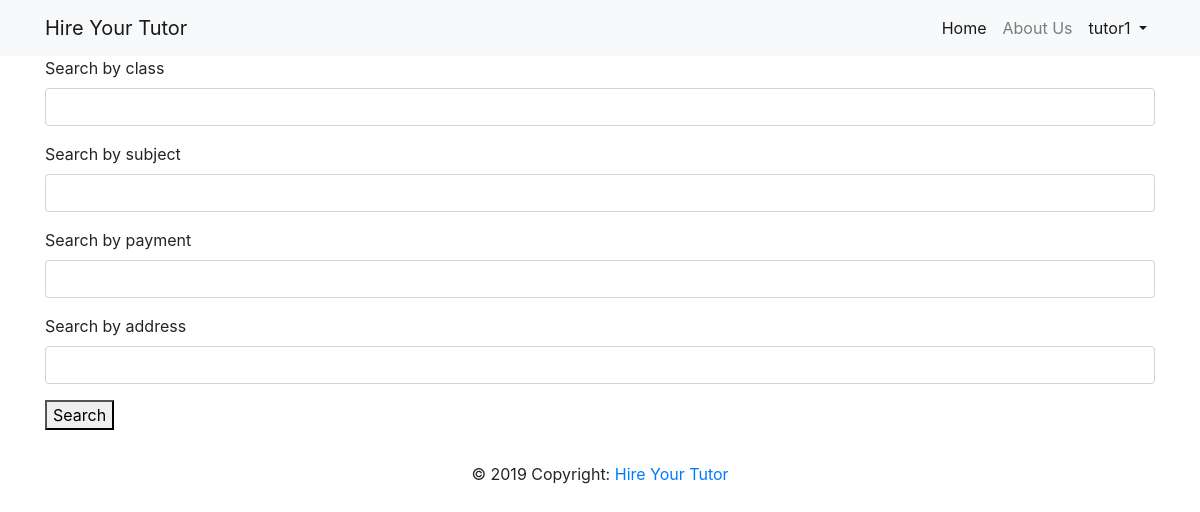
The app's page /tutor/tutorhomepage/ (signed in), older data.
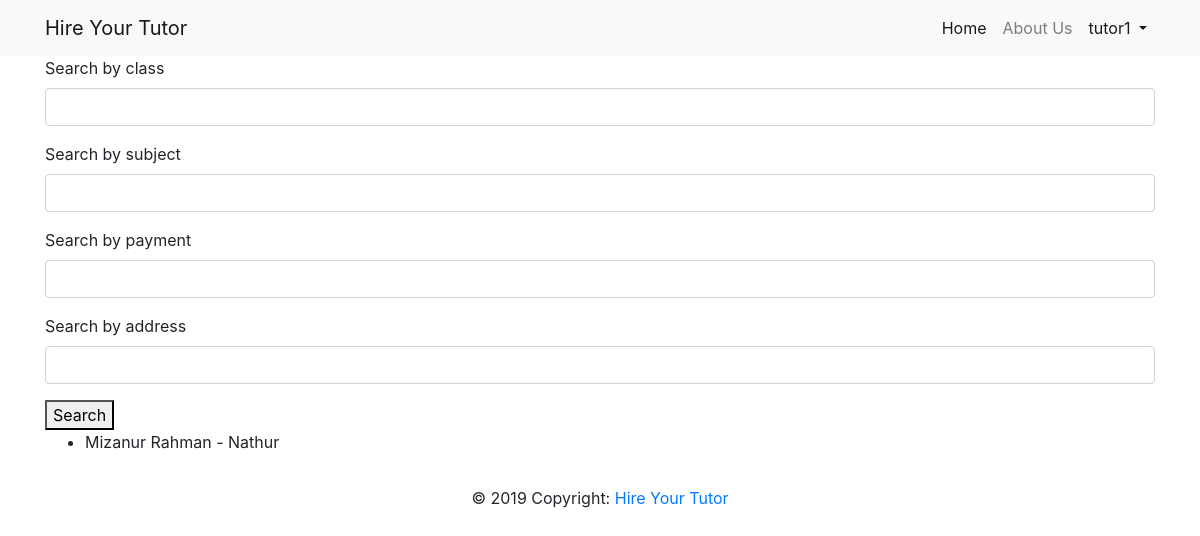
The same page, newer data.
### hireapp/models.py (models this page shows, shortened)
class User(AbstractUser):
    is_tutor = models.BooleanField(default=False)
    is_guardian = models.BooleanField(default=False)

class GuardianProfiles(models.Model):
    GENDER_CHOICES = (
        ('Male', 'Male'),
        ('Female', 'Female'),
    )
    user = models.ForeignKey(User, on_delete=models.CASCADE, default=None)
    Guardians_name = models.CharField("Guardian's Name", max_length=50)
    gender = models.CharField(max_length=6, choices=GENDER_CHOICES)
    nid_No = models.CharField(max_length=18)
    occupation = models.CharField(max_length=20)
    students_name = models.CharField("Student's Name", max_length=50)
    s_class = models.CharField("Student's Class", max_length=2)
    school = models.CharField("School/College", max_length=60)
    subject = models.CharField(max_length=100)
    payment = models.CharField(max_length=5)
    tution_hour = models.CharField("Tution hours", max_length=3)
    guardian_contact = models.CharField("Guardian's Contact Number", max_length=14)
    need_tutor_from = models.DateField()
    description = models.TextField(max_length=250)
    address = models.TextField(max_length=150)
    week_days = models.CharField("How many days in a week?", max_length=1)
    number_of_students = models.CharField("Number of students", max_length=2)

### hireapp/views/tutor.py (the view)
# urls.py: path('tutorhomepage/', tutor.TutorHomepage,
@login_required()
@tutor_required()
def TutorHomepage(request):
    filters = GuardianFilter(request.GET, queryset=GuardianProfiles.objects.all())
    return render(request, 'hireapp/tutor/search_guardian.html', {'filters': filters})

### hireapp/templates/hireapp/tutor/search_guardian.html (shortened to what this page needs)
{% extends 'base.html' %}
{% load crispy_forms_tags %}
{% load static %}
{% block content %}
  <form method="get">
    {{ filters.form|crispy }}
    <button type="submit">Search</button>
  </form>
  <ul>
  {% for guardians in filters.qs %}
    <li>{{ guardians.Guardians_name }} - {{ guardians.occupation }}</li>
  {% endfor %}
  </ul>
{% endblock content %}

### templates/base.html (shortened to what this page needs)
<!DOCTYPE html>
{% load static %}
<html lang="en">
<head>
    <link rel="stylesheet" href="{% static 'css/bootstrap.min.css' %}">
    <link rel="stylesheet" href="{% static 'css/mm.css' %}">
    <link rel="stylesheet" href="https://maxcdn.bootstrapcdn.com/bootstrap/4.0.0/css/bootstrap.min.css"
>
    <link href="https://unpkg.com/ionicons@4.5.5/dist/css/ionicons.min.css" rel="stylesheet">
    <link rel="stylesheet" href="https://use.fontawesome.com/releases/v5.6.3/css/all.css"
>
</head>
<body>
<nav class="navbar navbar-expand-lg navbar-light bg-light">
    <div class="container">
        <a class="navbar-brand" href="{% url 'home' %}"> Hire Your Tutor</a>
        <div class="collapse navbar-collapse" id="navbar1">
            <ul class="navbar-nav ml-auto">
                <li class="nav-item active">
                    <a class="nav-link" href="{% url 'home' %}">Home </a>
                </li>
                <li class="nav-item">
                    <a class="nav-link" href=""> About Us </a>
                </li>
                {% if user.is_authenticated %}
                <li class="nav-item dropdown active">
                    <a class="nav-link  dropdown-toggle" href="#" data-toggle="dropdown"> {{ user.username }} </a>
                </li>
                {% else %}
                <li class="nav-item">
                    <a class="btn ml-2 btn-warning" href="{% url 'login' %}">Login</a>
                </li>
                {% endif %}
            </ul>
        </div>
    </div>
</nav>
<div class="container">
    {% block content %}
    {% endblock content %}
</div>
<footer class="page-footer font-small blue">
    <div class="footer-copyright text-center py-3">© 2019 Copyright:
        <a href="#">Hire Your Tutor</a>
    </div>
</footer>
</body>
</html>

### static/css/mm.css (style rules this page uses)
body { font-family: 'Bungee', cursive; }

Row changes from the older to the newer data that the page shows:
added GuardianProfiles: Guardians_name "Mizanur Rahman", occupation "Nathur"
